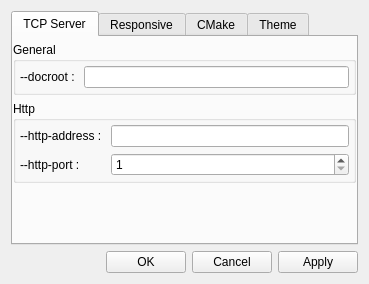
<?xml version="1.0" encoding="UTF-8"?>
<ui version="4.0">
 <class>DialogConfig</class>
 <widget class="QDialog" name="DialogConfig">
  <property name="geometry">
   <rect>
    <x>0</x>
    <y>0</y>
    <width>369</width>
    <height>284</height>
   </rect>
  </property>
  <property name="windowTitle">
   <string>Settings</string>
  </property>
  <property name="windowIcon">
   <iconset resource="../../../../rec/qtresources.qrc">
    <normaloff>:/logo_icon</normaloff>:/logo_icon</iconset>
  </property>
  <layout class="QGridLayout" name="gridLayout_3">
   <item row="0" column="0" colspan="4">
    <widget class="QTabWidget" name="tabSettings">
     <property name="currentIndex">
      <number>0</number>
     </property>
     <widget class="QWidget" name="tabServer">
      <attribute name="title">
       <string>TCP Server</string>
      </attribute>
      <layout class="QVBoxLayout" name="verticalLayout">
       <property name="leftMargin">
        <number>0</number>
       </property>
       <property name="topMargin">
        <number>5</number>
       </property>
       <property name="rightMargin">
        <number>0</number>
       </property>
       <property name="bottomMargin">
        <number>0</number>
       </property>
       <item>
        <widget class="QGroupBox" name="groupBox">
         <property name="title">
          <string>General</string>
         </property>
         <layout class="QHBoxLayout" name="horizontalLayout">
          <property name="leftMargin">
           <number>4</number>
          </property>
          <property name="topMargin">
           <number>4</number>
          </property>
          <property name="rightMargin">
           <number>4</number>
          </property>
          <property name="bottomMargin">
           <number>4</number>
          </property>
          <item>
           <widget class="QLabel" name="label">
            <property name="text">
             <string>--docroot : </string>
            </property>
           </widget>
          </item>
          <item>
           <widget class="QLineEdit" name="line_docroot">
            <property name="readOnly">
             <bool>true</bool>
            </property>
           </widget>
          </item>
         </layout>
        </widget>
       </item>
       <item>
        <widget class="QGroupBox" name="groupBox_2">
         <property name="title">
          <string>Http</string>
         </property>
         <layout class="QFormLayout" name="formLayout">
          <property name="leftMargin">
           <number>4</number>
          </property>
          <property name="topMargin">
           <number>4</number>
          </property>
          <property name="rightMargin">
           <number>4</number>
          </property>
          <property name="bottomMargin">
           <number>4</number>
          </property>
          <item row="0" column="0">
           <widget class="QLabel" name="label_2">
            <property name="text">
             <string>--http-address : </string>
            </property>
           </widget>
          </item>
          <item row="0" column="1">
           <widget class="QLineEdit" name="line_http_address">
            <property name="readOnly">
             <bool>true</bool>
            </property>
           </widget>
          </item>
          <item row="1" column="0">
           <widget class="QLabel" name="label_3">
            <property name="text">
             <string>--http-port : </string>
            </property>
           </widget>
          </item>
          <item row="1" column="1">
           <widget class="QSpinBox" name="spin_http_port">
            <property name="minimum">
             <number>1</number>
            </property>
            <property name="maximum">
             <number>65535</number>
            </property>
           </widget>
          </item>
         </layout>
        </widget>
       </item>
       <item>
        <spacer name="verticalSpacer">
         <property name="orientation">
          <enum>Qt::Vertical</enum>
         </property>
         <property name="sizeHint" stdset="0">
          <size>
           <width>20</width>
           <height>31</height>
          </size>
         </property>
        </spacer>
       </item>
      </layout>
     </widget>
     <widget class="QWidget" name="tabResposive">
      <attribute name="title">
       <string>Responsive</string>
      </attribute>
      <layout class="QVBoxLayout" name="verticalLayout_2">
       <property name="leftMargin">
        <number>0</number>
       </property>
       <property name="topMargin">
        <number>5</number>
       </property>
       <property name="rightMargin">
        <number>0</number>
       </property>
       <property name="bottomMargin">
        <number>0</number>
       </property>
       <item>
        <widget class="QGroupBox" name="groupBox_3">
         <property name="title">
          <string>Screens</string>
         </property>
         <layout class="QFormLayout" name="formLayout_2">
          <property name="leftMargin">
           <number>4</number>
          </property>
          <property name="topMargin">
           <number>4</number>
          </property>
          <property name="rightMargin">
           <number>4</number>
          </property>
          <property name="bottomMargin">
           <number>4</number>
          </property>
          <item row="0" column="0">
           <widget class="QLabel" name="label_4">
            <property name="text">
             <string>phone width [pix] : </string>
            </property>
           </widget>
          </item>
          <item row="1" column="0">
           <widget class="QLabel" name="label_5">
            <property name="text">
             <string>tablet width [pix] : </string>
            </property>
           </widget>
          </item>
          <item row="2" column="0">
           <widget class="QLabel" name="label_6">
            <property name="text">
             <string>laptop width [pix] : </string>
            </property>
           </widget>
          </item>
          <item row="3" column="0">
           <widget class="QLabel" name="label_7">
            <property name="text">
             <string>computer widh [pix] : </string>
            </property>
           </widget>
          </item>
          <item row="0" column="1">
           <widget class="QSpinBox" name="spin_phone_width">
            <property name="minimum">
             <number>240</number>
            </property>
            <property name="maximum">
             <number>3840</number>
            </property>
           </widget>
          </item>
          <item row="1" column="1">
           <widget class="QSpinBox" name="spin_tablet_width">
            <property name="minimum">
             <number>240</number>
            </property>
            <property name="maximum">
             <number>3840</number>
            </property>
           </widget>
          </item>
          <item row="2" column="1">
           <widget class="QSpinBox" name="spin_laptop_width">
            <property name="minimum">
             <number>240</number>
            </property>
            <property name="maximum">
             <number>3840</number>
            </property>
            <property name="value">
             <number>240</number>
            </property>
           </widget>
          </item>
          <item row="3" column="1">
           <widget class="QSpinBox" name="spin_computer_width">
            <property name="minimum">
             <number>240</number>
            </property>
            <property name="maximum">
             <number>3840</number>
            </property>
           </widget>
          </item>
         </layout>
        </widget>
       </item>
       <item>
        <spacer name="verticalSpacer_2">
         <property name="orientation">
          <enum>Qt::Vertical</enum>
         </property>
         <property name="sizeHint" stdset="0">
          <size>
           <width>20</width>
           <height>38</height>
          </size>
         </property>
        </spacer>
       </item>
      </layout>
     </widget>
     <widget class="QWidget" name="tabCMake">
      <attribute name="title">
       <string>CMake</string>
      </attribute>
      <layout class="QVBoxLayout" name="verticalLayout_3">
       <property name="leftMargin">
        <number>0</number>
       </property>
       <property name="topMargin">
        <number>5</number>
       </property>
       <property name="rightMargin">
        <number>0</number>
       </property>
       <property name="bottomMargin">
        <number>0</number>
       </property>
       <item>
        <widget class="QGroupBox" name="groupBox_4">
         <property name="title">
          <string>Wt Directories</string>
         </property>
         <layout class="QGridLayout" name="gridLayout_2">
          <property name="leftMargin">
           <number>4</number>
          </property>
          <property name="topMargin">
           <number>4</number>
          </property>
          <property name="rightMargin">
           <number>4</number>
          </property>
          <property name="bottomMargin">
           <number>4</number>
          </property>
          <item row="0" column="0">
           <widget class="QLabel" name="label_8">
            <property name="text">
             <string>Include Dir : </string>
            </property>
           </widget>
          </item>
          <item row="0" column="1">
           <widget class="QLineEdit" name="ledit_includedir">
            <property name="readOnly">
             <bool>true</bool>
            </property>
           </widget>
          </item>
          <item row="0" column="2">
           <widget class="QPushButton" name="push_includedir">
            <property name="maximumSize">
             <size>
              <width>50</width>
              <height>60</height>
             </size>
            </property>
            <property name="text">
             <string>Edit</string>
            </property>
           </widget>
          </item>
          <item row="1" column="0">
           <widget class="QLabel" name="label_9">
            <property name="text">
             <string>Library Dir : </string>
            </property>
           </widget>
          </item>
          <item row="1" column="1">
           <widget class="QLineEdit" name="ledit_librarydir">
            <property name="readOnly">
             <bool>true</bool>
            </property>
           </widget>
          </item>
          <item row="1" column="2">
           <widget class="QPushButton" name="push_librarydir">
            <property name="maximumSize">
             <size>
              <width>50</width>
              <height>60</height>
             </size>
            </property>
            <property name="text">
             <string>Edit</string>
            </property>
           </widget>
          </item>
          <item row="2" column="0">
           <widget class="QLabel" name="label_10">
            <property name="text">
             <string>Binary Dir : </string>
            </property>
           </widget>
          </item>
          <item row="2" column="1">
           <widget class="QLineEdit" name="ledit_binarydir">
            <property name="readOnly">
             <bool>true</bool>
            </property>
           </widget>
          </item>
          <item row="2" column="2">
           <widget class="QPushButton" name="push_binarydir">
            <property name="maximumSize">
             <size>
              <width>50</width>
              <height>60</height>
             </size>
            </property>
            <property name="text">
             <string>Edit</string>
            </property>
           </widget>
          </item>
         </layout>
        </widget>
       </item>
       <item>
        <widget class="QGroupBox" name="groupBox_5">
         <property name="title">
          <string>Wt Application</string>
         </property>
         <layout class="QGridLayout" name="gridLayout_4">
          <item row="0" column="0">
           <widget class="QLabel" name="label_11">
            <property name="sizePolicy">
             <sizepolicy hsizetype="Minimum" vsizetype="Preferred">
              <horstretch>0</horstretch>
              <verstretch>0</verstretch>
             </sizepolicy>
            </property>
            <property name="text">
             <string>Server Port : </string>
            </property>
           </widget>
          </item>
          <item row="0" column="1">
           <widget class="QSpinBox" name="spin_app_server_port">
            <property name="sizePolicy">
             <sizepolicy hsizetype="Expanding" vsizetype="Fixed">
              <horstretch>0</horstretch>
              <verstretch>0</verstretch>
             </sizepolicy>
            </property>
            <property name="minimum">
             <number>1</number>
            </property>
            <property name="maximum">
             <number>65535</number>
            </property>
           </widget>
          </item>
         </layout>
        </widget>
       </item>
       <item>
        <spacer name="verticalSpacer_3">
         <property name="orientation">
          <enum>Qt::Vertical</enum>
         </property>
         <property name="sizeHint" stdset="0">
          <size>
           <width>20</width>
           <height>8</height>
          </size>
         </property>
        </spacer>
       </item>
      </layout>
     </widget>
     <widget class="QWidget" name="tabTheme">
      <attribute name="title">
       <string>Theme</string>
      </attribute>
      <layout class="QVBoxLayout" name="verticalLayout_4">
       <property name="leftMargin">
        <number>0</number>
       </property>
       <property name="topMargin">
        <number>5</number>
       </property>
       <property name="rightMargin">
        <number>0</number>
       </property>
       <property name="bottomMargin">
        <number>0</number>
       </property>
       <item>
        <widget class="QGroupBox" name="groupBox_6">
         <property name="title">
          <string>WApplication</string>
         </property>
         <layout class="QGridLayout" name="gridLayout">
          <item row="0" column="0">
           <widget class="QLabel" name="label_13">
            <property name="text">
             <string>Title : </string>
            </property>
           </widget>
          </item>
          <item row="0" column="1">
           <widget class="QLineEdit" name="line_wtitle"/>
          </item>
          <item row="1" column="0">
           <widget class="QLabel" name="label_12">
            <property name="sizePolicy">
             <sizepolicy hsizetype="Minimum" vsizetype="Preferred">
              <horstretch>0</horstretch>
              <verstretch>0</verstretch>
             </sizepolicy>
            </property>
            <property name="text">
             <string>Theme : </string>
            </property>
           </widget>
          </item>
          <item row="1" column="1">
           <widget class="QComboBox" name="combo_wtheme">
            <property name="sizePolicy">
             <sizepolicy hsizetype="Expanding" vsizetype="Fixed">
              <horstretch>0</horstretch>
              <verstretch>0</verstretch>
             </sizepolicy>
            </property>
           </widget>
          </item>
         </layout>
        </widget>
       </item>
       <item>
        <spacer name="verticalSpacer_4">
         <property name="orientation">
          <enum>Qt::Vertical</enum>
         </property>
         <property name="sizeHint" stdset="0">
          <size>
           <width>20</width>
           <height>118</height>
          </size>
         </property>
        </spacer>
       </item>
      </layout>
     </widget>
    </widget>
   </item>
   <item row="1" column="0">
    <spacer name="horizontalSpacer">
     <property name="orientation">
      <enum>Qt::Horizontal</enum>
     </property>
     <property name="sizeHint" stdset="0">
      <size>
       <width>45</width>
       <height>20</height>
      </size>
     </property>
    </spacer>
   </item>
   <item row="1" column="1">
    <widget class="QPushButton" name="pushOK">
     <property name="text">
      <string>OK</string>
     </property>
    </widget>
   </item>
   <item row="1" column="2">
    <widget class="QPushButton" name="pushCancel">
     <property name="text">
      <string>Cancel</string>
     </property>
    </widget>
   </item>
   <item row="1" column="3">
    <widget class="QPushButton" name="pushApply">
     <property name="text">
      <string>Apply</string>
     </property>
    </widget>
   </item>
  </layout>
 </widget>
 <layoutdefault spacing="6" margin="11"/>
 <resources>
  <include location="../../../../rec/qtresources.qrc"/>
 </resources>
 <connections/>
</ui>
